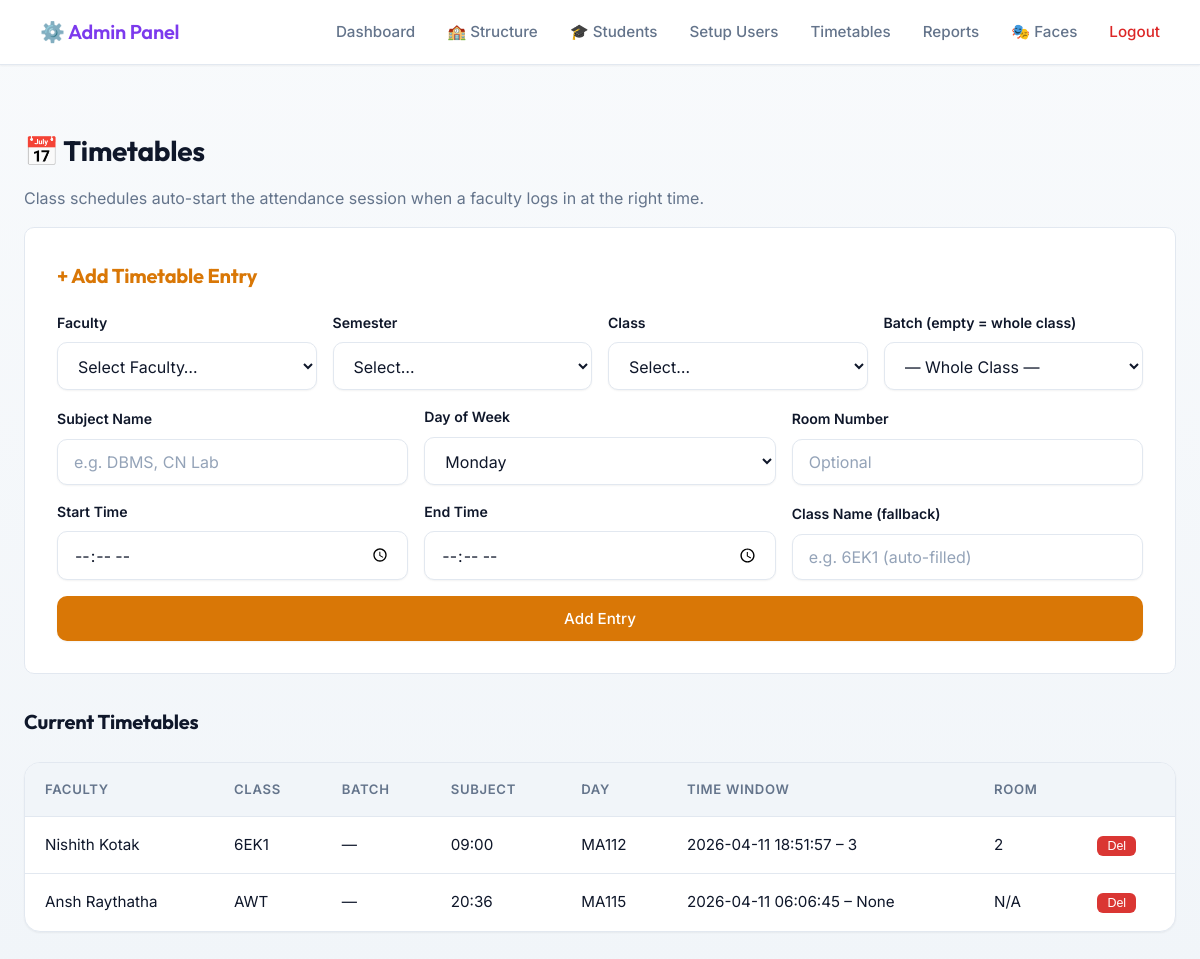
/admin/timetables (signed in), run on the app's committed database.
### tables this page shows
CREATE TABLE timetables (
                id INTEGER PRIMARY KEY AUTOINCREMENT,
                faculty_id INTEGER NOT NULL,
                class_name TEXT NOT NULL,
                day_of_week TEXT NOT NULL,
                start_time TEXT NOT NULL,
                end_time TEXT NOT NULL,
                room_number TEXT,
                created_at TIMESTAMP DEFAULT CURRENT_TIMESTAMP, class_id INTEGER, batch_id INTEGER, subject_name TEXT,
                FOREIGN KEY (faculty_id) REFERENCES faculties(id)
            );

CREATE TABLE faculties (
                id INTEGER PRIMARY KEY AUTOINCREMENT,
                name TEXT NOT NULL,
                email TEXT UNIQUE NOT NULL,
                department TEXT NOT NULL,
                passcode_hash TEXT NOT NULL,
                created_at TIMESTAMP DEFAULT CURRENT_TIMESTAMP,
                is_active BOOLEAN DEFAULT 1
            );

### app.py (the view)
    def wrap(*args, **kwargs):
        if not session.get("admin_logged_in"):
            return redirect(url_for("admin_login"))
        return f(*args, **kwargs)

### app.py (called while the page is built)
def get_db():
    return Database()

def admin_required(f):
    def wrap(*args, **kwargs):
        if not session.get("admin_logged_in"):
            return redirect(url_for("admin_login"))
        return f(*args, **kwargs)
    wrap.__name__ = f.__name__
    return wrap

### database.py (called while the page is built, shortened)
    def connect(self):
        self.conn   = sqlite3.connect(DB_PATH)
        self.conn.row_factory = sqlite3.Row
        self.cursor = self.conn.cursor()

    def disconnect(self):
        if self.conn:
            self.conn.close()
            self.conn   = None
            self.cursor = None

    def _add_column_if_missing(self, table, column, col_type):
        self.cursor.execute(f"PRAGMA table_info({table})")
        columns = [row[1] for row in self.cursor.fetchall()]

    def get_all_faculties(self):
        self.connect()
        self.cursor.execute('SELECT * FROM faculties WHERE is_active = 1')
        r = self.cursor.fetchall(); self.disconnect(); return r

    def get_all_semesters(self):
        self.connect()
        self.cursor.execute('SELECT * FROM semesters ORDER BY number')
        r = self.cursor.fetchall(); self.disconnect(); return r

    def get_all_batches(self):
        self.connect()
        self.cursor.execute('''
            SELECT b.id, b.class_id, b.name, c.name as class_name, s.number as semester
            FROM batches b
            JOIN classes c ON b.class_id = c.id
            JOIN semesters s ON c.semester_id = s.id
            ORDER BY s.number, c.name, b.name
        ''')
        r = self.cursor.fetchall(); self.disconnect(); return r

    def get_all_timetables(self):
        self.connect()
        self.cursor.execute('''
            SELECT t.*, f.name as faculty_name
            FROM timetables t
            JOIN faculties f ON t.faculty_id = f.id
            ORDER BY t.day_of_week, t.start_time
        ''')
        r = self.cursor.fetchall(); self.disconnect(); return r

### templates/admin_timetables.html (shortened to what this page needs)
{% extends "admin_base.html" %}
{% block content %}
<div style="margin-top:1.5rem;">
    <h2>📅 Timetables</h2>
    <p style="color:var(--text-muted);">Class schedules auto-start the attendance session when a faculty logs in at the right time.</p>
</div>
<div style="background:var(--bg-card); padding:2rem; border-radius:var(--radius-md); border:1px solid var(--border-color); margin-bottom:2rem;">
    <h3 style="color:var(--accent-gold); margin-bottom:1.2rem;">+ Add Timetable Entry</h3>
    <form id="ttForm">
        <div style="display:grid; grid-template-columns:1fr 1fr 1fr 1fr; gap:1rem; margin-bottom:1rem; align-items:end;">
            <div class="form-group" style="margin:0;">
                <label>Faculty</label>
                <select id="t_faculty" required>
                    <option value="" disabled selected>Select Faculty…</option>
                </select>
            </div>
            <div class="form-group" style="margin:0;">
                <label>Semester</label>
                <select id="t_sem" onchange="loadTTClasses(this.value)">
                    <option value="">Select…</option>
                </select>
            </div>
            <div class="form-group" style="margin:0;">
                <label>Class</label>
                <select id="t_class_id" onchange="loadTTBatches(this.value)">
                    <option value="">Select…</option>
                </select>
            </div>
            <div class="form-group" style="margin:0;">
                <label>Batch (empty = whole class)</label>
                <select id="t_batch_id">
                    <option value="">— Whole Class —</option>
                </select>
            </div>
        </div>
        <div class="tt-grid" style="margin-bottom:1rem;">
            <div class="form-group" style="margin:0;">
                <label>Subject Name</label>
                <input type="text" id="t_subject" placeholder="e.g. DBMS, CN Lab">
            </div>
            <div class="form-group" style="margin:0;">
                <label>Day of Week</label>
                <select id="t_day" required>
                    {% for d in ["Monday","Tuesday","Wednesday","Thursday","Friday","Saturday","Sunday"] %}
                    <option value="{{ d }}">{{ d }}</option>
                    {% endfor %}
                </select>
            </div>
            <div class="form-group" style="margin:0;">
                <label>Room Number</label>
                <input type="text" id="t_room" placeholder="Optional">
            </div>
            <div class="form-group" style="margin:0;">
                <label>Start Time</label>
                <input type="time" id="t_start" required>
            </div>
            <div class="form-group" style="margin:0;">
                <label>End Time</label>
                <input type="time" id="t_end" required>
            </div>
            <div class="form-group" style="margin:0;">
                <label>Class Name (fallback)</label>
                <input type="text" id="t_class_name" placeholder="e.g. 6EK1 (auto-filled)">
            </div>
        </div>
        <button type="submit" class="btn btn-primary" style="background:var(--accent-gold);">Add Entry</button>
    </form>
</div>
<h3>Current Timetables</h3>
<div class="table-container">
<table>
    <thead>
        <tr>
            <th>Faculty</th><th>Class</th><th>Batch</th><th>Subject</th>
            <th>Day</th><th>Time Window</th><th>Room</th><th></th>
        </tr>
    </thead>
    <tbody>
        {% for t in timetables %}
        <tr id="ttrow-{{ t.id }}">
            <td>{{ t.faculty_name }}</td>
            <td>{{ t.class_name }}</td>
            <td>{{ t.batch or '—' }}</td>
            <td>{{ t.subject or '—' }}</td>
            <td>{{ t.day }}</td>
            <td>{{ t.start }} – {{ t.end }}</td>
            <td>{{ t.room or 'N/A' }}</td>
            <td>
                <button style="background:#da3633;color:#fff;border:none;border-radius:6px;padding:3px 10px;font-size:0.78rem;cursor:pointer;"
                    onclick="deleteTT({{ t.id }})">Del</button>
            </td>
        </tr>
        {% else %}
        <tr><td colspan="8" style="text-align:center;color:var(--text-muted);">No timetables yet.</td></tr>
        {% endfor %}
    </tbody>
</table>
</div>
{% endblock %}

### static/css/styles.css (style rules this page uses)
:root { --bg-primary: #f8fafc; --bg-color-gradient: linear-gradient(180deg, #f8fafc 0%, #f1f5f9 100%); --bg-card: #ffffff; --bg-hover: #f1f5f9; --border-color: #e2e8f0; --border-light: #cbd5e1; --text-primary: #0f172a; --text-muted: #64748b; --text-inverse: #ffffff; --accent-blue: #4f46e5; --accent-blue-hover: #4338ca; --accent-green: #059669; --accent-green-hover: #047857; --accent-red: #dc2626; --accent-red-hover: #b91c1c; --accent-purple: #7c3aed; --accent-gold: #d97706; --shadow-sm: 0 1px 2px 0 rgba(0, 0, 0, 0.05); --shadow-md: 0 4px 6px -1px rgba(0, 0, 0, 0.05), 0 2px 4px -1px rgba(0, 0, 0, 0.03); --shadow-lg: 0 10px 15px -3px rgba(0, 0, 0, 0.08), 0 4px 6px -2px rgba(0, 0, 0, 0.04); --radius-md: 10px; --radius-lg: 16px; --radius-full: 9999px; --transition-fast: 0.15s ease-in-out; --transition-smooth: 0.3s cubic-bezier(0.4, 0, 0.2, 1); }
* { box-sizing: border-box; margin: 0; padding: 0; }
body { font-family: 'Inter', system-ui, -apple-system, sans-serif; background-color: var(--bg-primary); background-image: var(--bg-color-gradient); background-attachment: fixed; color: var(--text-primary); line-height: 1.6; min-height: 100vh; display: flex; flex-direction: column; -webkit-font-smoothing: antialiased; -moz-osx-font-smoothing: grayscale; }
h1, h2, h3, h4, .nav-brand { font-family: 'Outfit', 'Inter', sans-serif; font-weight: 700; letter-spacing: -0.01em; color: var(--text-primary); margin-bottom: 0.75rem; }
h2 { font-size: 1.75rem; }
h3 { font-size: 1.25rem; }
p { margin-bottom: 1rem; color: var(--text-muted); }
.form-group { margin-bottom: 1.5rem; }
label { display: block; margin-bottom: 0.5rem; font-weight: 600; font-size: 0.88rem; color: var(--text-primary); }
input, select { width: 100%; padding: 0.75rem 1rem; background: #ffffff; border: 1px solid var(--border-color); border-radius: var(--radius-md); color: var(--text-primary); font-family: inherit; font-size: 1rem; box-shadow: var(--shadow-sm); transition: all var(--transition-fast); }
input::placeholder, select::placeholder { color: #94a3b8; }
.btn { display: inline-block; padding: 0.75rem 1.5rem; border: 1px solid transparent; border-radius: var(--radius-md); font-family: inherit; font-weight: 500; font-size: 0.95rem; cursor: pointer; text-align: center; transition: all var(--transition-fast); color: var(--text-inverse); text-decoration: none; width: 100%; box-shadow: var(--shadow-sm); display: flex; align-items: center; justify-content: center; gap: 0.5rem; }
.btn-primary { background: var(--accent-blue); }
.table-container { background: var(--bg-card); border-radius: var(--radius-lg); border: 1px solid var(--border-color); overflow-x: auto; margin-top: 1.5rem; box-shadow: var(--shadow-sm); -webkit-overflow-scrolling: touch; }
table { width: 100%; border-collapse: collapse; min-width: 600px; }
th, td { padding: 1rem 1.25rem; text-align: left; border-bottom: 1px solid var(--border-color); font-size: 0.95rem; color: var(--text-primary); }
th { background: var(--bg-hover); color: var(--text-muted); font-weight: 600; font-size: 0.82rem; text-transform: uppercase; letter-spacing: 0.05em; white-space: nowrap; }
tr { transition: background var(--transition-fast); }
tr:last-child td { border-bottom: none; }

### templates/admin_timetables.html (style rules this page uses)
.tt-grid { display:grid; grid-template-columns:repeat(3,1fr); gap:1rem; align-items:end; }

### data on the page
timetables: faculty_name "Nishith Kotak", class_name "6EK1", batch "—", end_time "09:00", day "MA112", start "2026-04-11 18:51:57", end "3", room "2"
timetables: faculty_name "Ansh Raythatha", class_name "AWT", batch "—", end_time "20:36", day "MA115", start "2026-04-11 06:06:45", end "None", room "N/A"

### other printed values
form field value "Monday"
